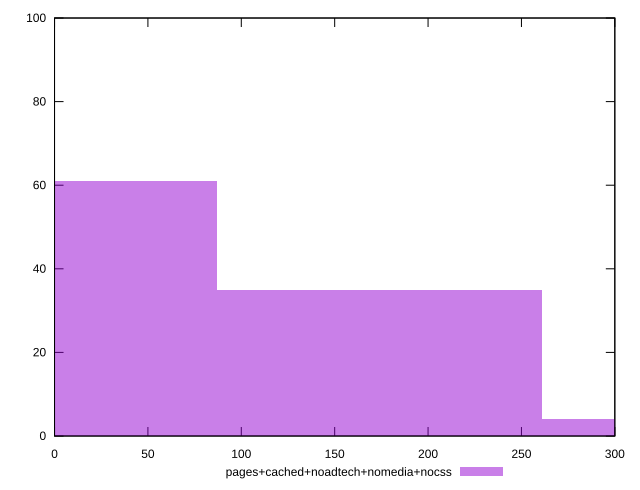

Generate this figure with gnuplot:
reset

$pagesCachedNoadtechNomediaNocss <<EOF
173.9423554663551 35
0 61
347.8847109327102 4
EOF

set key outside below
set boxwidth 173.9423554663551
set xrange [0:300]
set yrange [0:100]
set trange [0:100]
set style fill transparent solid 0.5 noborder
set terminal svg size 640, 490 enhanced background rgb 'white'
set output "report_00009_2021-02-08T22-37-41.559Z/unminified-javascript/comparison/histogram/4_vs_5.svg"

plot $pagesCachedNoadtechNomediaNocss title "pages+cached+noadtech+nomedia+nocss" with boxes

reset
